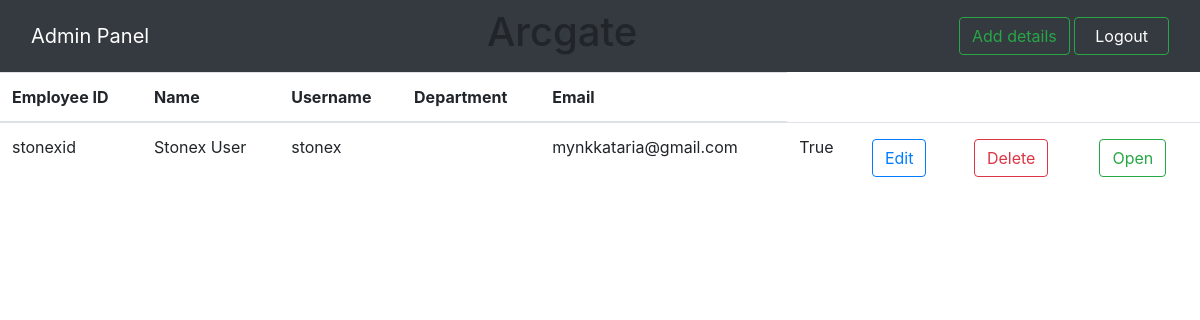
Before: /admin-panel/ with the older database file.
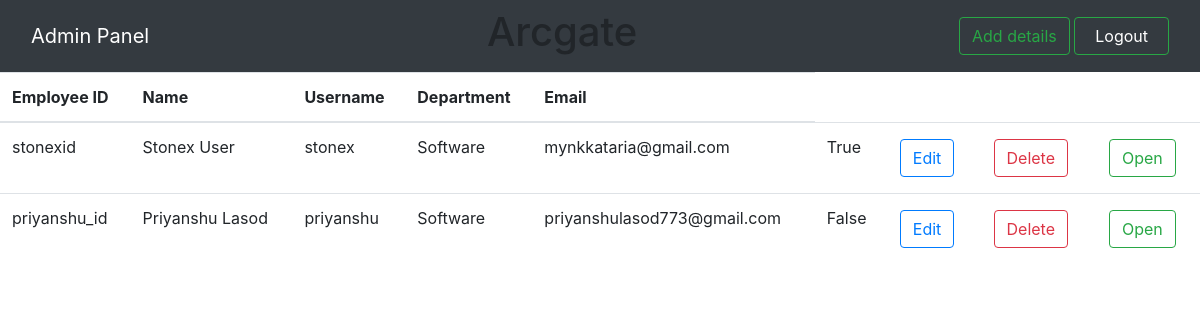
After: the same page with the newer database file.
### erp_attendance/models.py (models this page shows, shortened)
class Employee(models.Model):
    user = models.OneToOneField(User, on_delete=SET_NULL, null=True)
    empid = models.CharField(max_length=50, unique=True)

### erp_attendance/views.py (the view)
# urls.py: path('admin-panel/', views.adminPanel, name='adminPanel'),
def adminPanel(request):
    employees = Employee.objects.all()
    return render(request, 'adminPanel.html', {'employees': employees})

### erp_attendance/templates/adminPanel.html (shortened to what this page needs)
<!DOCTYPE html>
<html lang="en">
<head>
    <link rel="stylesheet" href="https://maxcdn.bootstrapcdn.com/bootstrap/4.0.0/css/bootstrap.min.css"
>
    <link rel="stylesheet" type="text/css" href="/static/erp_attendance/stylesheets/index.css">
</head>
<body>
    <nav class="navbar navbar-dark bg-dark">
        <div class="container-fluid">
            <a class="navbar-brand" style="color: white !important;">Admin Panel</a>
            <h1>Arcgate</h1>
           <div>
                <button class="btn btn-outline-success" data-toggle="modal"
                    data-target="#exampleModalCenter">Add details</button>
                <button class="btn btn-outline-success" >
                        <a href="{% url 'logoutUser' %}" class="p-2 rounded bg-gray-700 text-white">Logout</a>
                </button>
            </div>
        </div>
    </nav>
    <table class="table">
        <thead>
            <tr>
                <th scope="col">Employee ID</th>
                <th scope="col">Name</th>
                <th scope="col">Username</th>
                <th scope="col">Department</th>
                <th scope="col">Email</th>
            </tr>
        </thead>
        <tbody>
            {% for employee in employees %}
            <tr>
                <td>{{ employee.empid }}</td>
                <td>{{ employee.user.first_name | capfirst}} {{ employee.user.last_name |capfirst}}</td>
                <td>{{ employee.user.username }}</td>
                <td>{{ employee.user.groups.all.0.name }}</td>
                <td>{{ employee.user.email }}</td>
                <td>{{ employee.user.is_superuser }}</td>
                <td>
                    <button class="btn btn-outline-primary m-1" data-toggle="modal"
                        data-target="#editFormModal_{{employee.id}}">Edit</button>
                </td>
                <td>
                    <button class="btn btn-outline-danger m-1"
                        onclick="location.href = '/delete-employee/{{employee.id}}';">Delete</button>
                </td>
                <td>
                    <button class="btn btn-outline-success m-1"
                        onclick="location.href = '/show-employee/{{employee.id}}'">Open</button>
                </td>
            </tr>
            {% endfor %}
        </tbody>
    </table>
</body>
</html>

### static/erp_attendance/stylesheets/index.css (style rules this page uses)
* { background: transparent; }

Changed rows visible on the page:
shown differently, row unchanged: Employee "stonexid": user.groups.all.0.name (not shown) → "Software"
added Employee: empid "priyanshu_id", user.first_name "Priyanshu", user.last_name "Lasod", user.username "priyanshu", user.groups.all.0.name "Software", user.email "priyanshulasod773@gmail.com", user.is_superuser "False"
